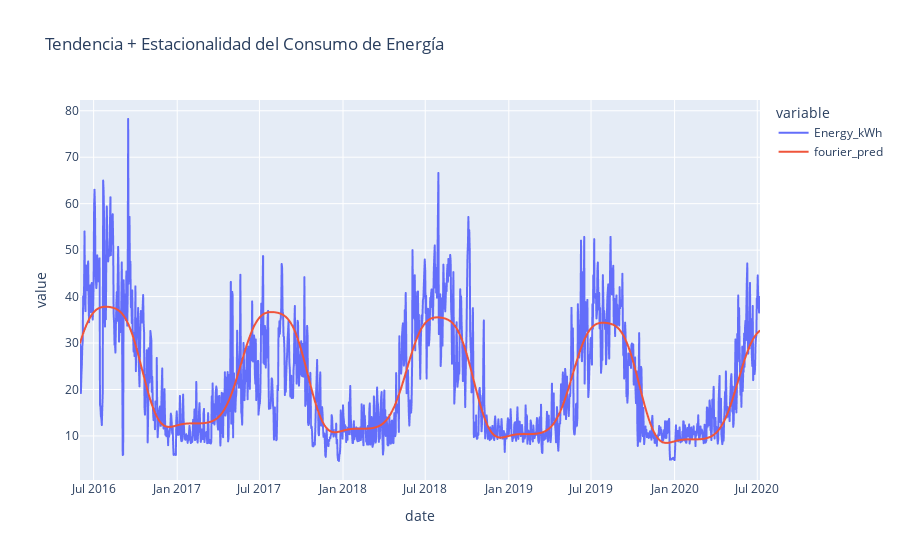
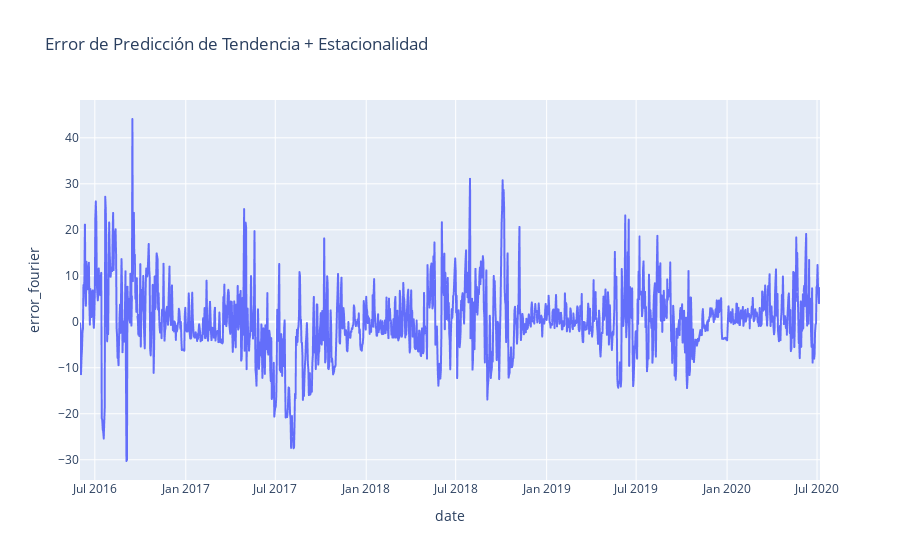

Here is the notebook cell these charts were saved with, in order:
### Markdown cell above
La mayoría de la variabilidad en el consumo de homero queda sin explicar por el modelo, se puede ver que todos los peaks están en julio y luego baja el consumo hacia enero, lo que indica una fuerte estacionalidad anual.

### Code cell
# Fourier pipeline 
pipeline_seasonal = Pipeline([
    ('time_transformer_fourier', transformer_fourier),
    ('regressor', LinearRegression())
])
# Fit the model
pipeline_seasonal.fit(df_train[['date']], df_train['Energy_kWh'])
# Predict train and test
results_train['fourier_pred'] = pipeline_seasonal.predict(results_train[['date']])
results_test['fourier_pred'] = pipeline_seasonal.predict(results_test[['date']])
full_pred = pd.concat([results_train, results_test])
# Plot results
fig = px.line(full_pred, x='date', y=['Energy_kWh', 'fourier_pred'], title='Tendencia + Estacionalidad del Consumo de Energía')
fig.show()
# Mae train
mae_train_fourier = mean_absolute_error(results_train['Energy_kWh'], results_train['fourier_pred'])
print(f'MAE Train Fourier: {mae_train_fourier}')
# Mae test
mae_test_fourier = mean_absolute_error(results_test['Energy_kWh'], results_test['fourier_pred'])
print(f'MAE Test Fourier: {mae_test_fourier}')
# Pred - Real plot
full_pred['error_fourier'] = full_pred['Energy_kWh'] - full_pred['fourier_pred']
fig = px.line(full_pred, x='date', y='error_fourier', title='Error de Predicción de Tendencia + Estacionalidad')
fig.show()

### Figure 1 — Plotly figure (JSON) as saved in the notebook; plotly's stock layout.template omitted (floating-point values rounded to 4 significant figures; data arrays with more than 128 entries replaced by an {"elided": "..."} marker saying what was removed)
{"data": [{"hovertemplate": "variable=Energy_kWh<br>date=%{x}<br>value=%{y}<extra></extra>", "legendgroup": "Energy_kWh", "line": {"color": "#636efa", "dash": "solid"}, "marker": {"symbol": "circle"}, "mode": "lines", "name": "Energy_kWh", "showlegend": true, "type": "scattergl", "x": {"elided": "1498 str values"}, "xaxis": "x", "y": {"elided": "1498 float values"}, "yaxis": "y"}, {"hovertemplate": "variable=fourier_pred<br>date=%{x}<br>value=%{y}<extra></extra>", "legendgroup": "fourier_pred", "line": {"color": "#EF553B", "dash": "solid"}, "marker": {"symbol": "circle"}, "mode": "lines", "name": "fourier_pred", "showlegend": true, "type": "scattergl", "x": {"elided": "1498 str values"}, "xaxis": "x", "y": {"elided": "1498 float values"}, "yaxis": "y"}], "layout": {"legend": {"title": {"text": "variable"}, "tracegroupgap": 0}, "title": {"text": "Tendencia + Estacionalidad del Consumo de Energía"}, "xaxis": {"anchor": "y", "domain": [0, 1], "title": {"text": "date"}}, "yaxis": {"anchor": "x", "domain": [0, 1], "title": {"text": "value"}}}}

### Figure 2 — Plotly figure (JSON) as saved in the notebook; plotly's stock layout.template omitted (floating-point values rounded to 4 significant figures; data arrays with more than 128 entries replaced by an {"elided": "..."} marker saying what was removed)
{"data": [{"hovertemplate": "date=%{x}<br>error_fourier=%{y}<extra></extra>", "legendgroup": "", "line": {"color": "#636efa", "dash": "solid"}, "marker": {"symbol": "circle"}, "mode": "lines", "name": "", "showlegend": false, "type": "scattergl", "x": {"elided": "1498 str values"}, "xaxis": "x", "y": {"elided": "1498 float values"}, "yaxis": "y"}], "layout": {"legend": {"tracegroupgap": 0}, "title": {"text": "Error de Predicción de Tendencia + Estacionalidad"}, "xaxis": {"anchor": "y", "domain": [0, 1], "title": {"text": "date"}}, "yaxis": {"anchor": "x", "domain": [0, 1], "title": {"text": "error_fourier"}}}}
